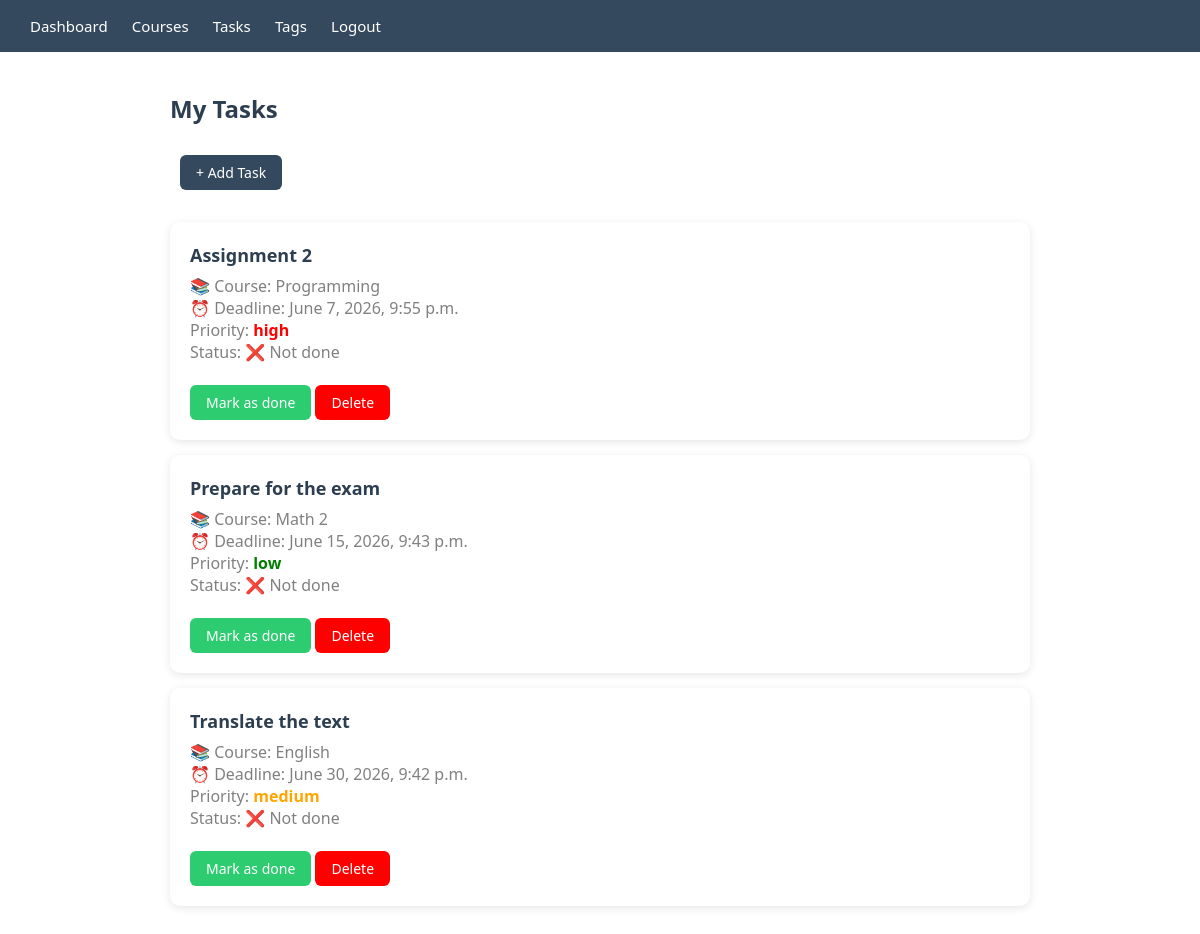
Page /tasks/ (signed in) on the committed database.
### planner/models.py (models this page shows, shortened)
class BaseModel(models.Model):
    created_at = models.DateTimeField(auto_now_add=True)
    updated_at = models.DateTimeField(auto_now=True)
    class Meta:
        abstract = True

class Task(BaseModel):
    PRIORITY_CHOICES = [
        ('low', 'Low'),
        ('medium', 'Medium'),
        ('high', 'High'),
    ]
    title = models.CharField(max_length=200)
    description = models.TextField()
    deadline = models.DateTimeField()
    is_completed = models.BooleanField(default=False)
    priority = models.CharField(max_length=10, choices=PRIORITY_CHOICES, default='low')
    course = models.ForeignKey(Course, on_delete=models.CASCADE)
    user = models.ForeignKey(User, on_delete=models.CASCADE)

class Course(BaseModel):  # ← BaseModel замість models.Model
    name = models.CharField(max_length=200)
    instructor = models.CharField(max_length=200)
    schedule = models.CharField(max_length=200)
    user = models.ForeignKey(User, on_delete=models.CASCADE)

### planner/views.py (the view)
# urls.py: path('tasks/', views.task_list, name='task_list'),
@login_required
def task_list(request):
    tasks = Task.objects.filter(user=request.user).order_by('is_completed', 'deadline')
    return render(request, 'tasks.html', {'tasks': tasks})

### planner/context_processors.py (called while the page is built)
def weather_processor(request):
    if not request.user.is_authenticated:
        return {}
    try:
        ip_response = requests.get('http://ip-api.com/json/', timeout=3)
        ip_data = ip_response.json()
        city = ip_data.get('city', 'Vienna')
        url = "https://api.openweathermap.org/data/2.5/weather"
        response = requests.get(url, params={
            'q': city,
            'appid': settings.OPENWEATHER_API_KEY,
            'units': 'metric'
        }, timeout=3)
        data = response.json()
        weather = {
            'city': city,
            'temperature': round(data['main']['temp']),
            'condition': data['weather'][0]['description'],
        }
    except:
        weather = None
    return {'weather': weather}

### planner/templates/tasks.html
{% extends 'base.html' %}
{% block content %}
    <h2>My Tasks</h2>
    <a href="/tasks/create/" class="btn btn-primary">+ Add Task</a>
    <br><br>
    {% for task in tasks %}
        <div class="card {% if task.is_completed %}completed{% endif %}">
            <h3><a href="/tasks/{{ task.id }}/" class="task-title">{{ task.title }}</a></h3>
            <p>📚 Course: {{ task.course.name }}</p>
            <p>⏰ Deadline: {{ task.deadline }}</p>
            <p>Priority: <span class="tag-{{ task.priority }}">{{ task.priority }}</span></p>
            <p>Status: {% if task.is_completed %} ✅ Done {% else %} ❌ Not done {% endif %}</p>
            <br>
            {% if not task.is_completed %}
                <a href="/tasks/complete/{{ task.id }}/" class="btn btn-success">Mark as done</a>
            {% endif %}
            <a href="/tasks/delete/{{ task.id }}/" class="btn btn-danger">Delete</a>
        </div>
    {% empty %}
        <div class="card">
            <p>No tasks yet. Add your first task!</p>
        </div>
    {% endfor %}
{% endblock %}

### planner/templates/base.html (shortened to what this page needs)
{% load static %}
<!DOCTYPE html>
<html lang="en">
<head>
    <link rel="stylesheet" href="{% static 'css/style.css' %}">
</head>
<body>
    <nav>
        <div>
            <a href="/dashboard/">Dashboard</a>
            <a href="/courses/">Courses</a>
            <a href="/tasks/">Tasks</a>
            <a href="/tags/">Tags</a>
            <a href="/logout/">Logout</a>
        </div>
    </nav>
    <div class="container">
        {% block content %}
        {% endblock %}
    </div>
</body>
</html>

### planner/static/css/style.css (style rules this page uses)
* { margin: 0; padding: 0; box-sizing: border-box; }
body { font-family: 'Segoe UI', sans-serif; background-color: white; color: grey; }
nav { background-color: #34495e; padding: 15px 30px; display: flex; justify-content: space-between; align-items: center; }
nav a { color: white; text-decoration: none; margin-right: 20px; font-size: 15px; }
.container { max-width: 900px; margin: 40px auto; padding: 0 20px; }
h2 { margin-bottom: 20px; color: #2c3e50; }
h3 { margin-bottom: 15px; color: #2c3e50; }
.card { background: white; border-radius: 10px; padding: 20px; margin-bottom: 15px; box-shadow: 0 2px 8px rgba(0,0,0,0.1); }
.card h3 { margin-bottom: 8px; }
.btn { display: inline-block; padding: 8px 16px; border-radius: 6px; text-decoration: none; font-size: 14px; cursor: pointer; border: none; }
.btn-primary { margin: 10px; background-color: #34495e; color: white; }
.btn-danger { background-color: red; color: white; }
.btn-success { background-color: #2ecc71; color: white; }
.task-title { color: #2c3e50; text-decoration: none; font-weight: bold; font-size: 18px; }
.tag-high { color: red; font-weight: bold; }
.tag-medium { color: orange; font-weight: bold; }
.tag-low { color: green; font-weight: bold; }

### rows in the picture
Task: title "Assignment 2", course.name "Programming", deadline "June 7, 2026, 9:55 p.m.", priority "high", is_completed "❌ Not done"
Task: title "Prepare for the exam", course.name "Math 2", deadline "June 15, 2026, 9:43 p.m.", priority "low", is_completed "❌ Not done"
Task: title "Translate the text", course.name "English", deadline "June 30, 2026, 9:42 p.m.", priority "medium", is_completed "❌ Not done"
